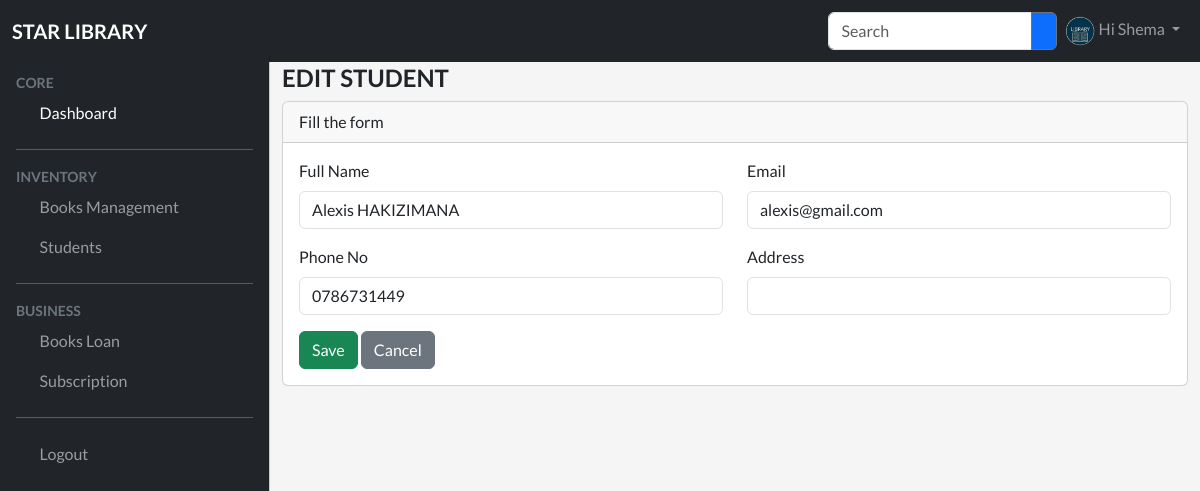
Screenshot of /students/edit.php?id=7 (signed in) with the database file from the repository.
### tables this page shows
CREATE TABLE `students` (
  `id` int(11) NOT NULL,
  `name` varchar(255) DEFAULT NULL,
  `phone_no` varchar(15) DEFAULT NULL,
  `email` varchar(255) DEFAULT NULL,
  `address` text DEFAULT NULL,
  `status` tinyint(1) NOT NULL DEFAULT 1,
  `created_at` timestamp NOT NULL DEFAULT current_timestamp(),
  `updated_at` timestamp NULL DEFAULT NULL
);

### models/student.php (called while the page is built, shortened)
<?php
function getStudentById($conn, $id)
{
    $sql = "select * from students where id = $id";
    $result = $conn->query($sql);
    return $result;
}

### students/edit.php (the view, shortened to what this page needs)
<?php
include_once(DIR_URL . "config/database.php");
include_once(DIR_URL . "models/student.php");
if (isset($_GET['id']) && $_GET['id'] > 0) {
    $student = getStudentById($conn, $_GET['id']);
    if ($student->num_rows > 0) {
        $student = mysqli_fetch_assoc($student);
    }
} else {
    header("LOCATION: " . BASE_URL . "books");
    exit;
}
?>
<?php
include_once(DIR_URL . "include/header.php");
include_once(DIR_URL . "include/topbar.php");
include_once(DIR_URL . "include/sidebar.php");
?>
<main class="mt-5 pt-3">
    <div class="container-fluid">
        <div class="row">
            <div class="col-md-12">
                <h4 class="fw-bold text-uppercase">Edit Student</h4>
            </div>
            <div class="col-md-12">
                <div class="card">
                    <div class="card-header">
                        Fill the form
                    </div>
                    <div class="card-body">
                        <form method="post" action="<?php echo BASE_URL ?>students/edit.php">
                            <div class="row">
                                <div class="col-md-6">
                                    <div class="mb-3">
                                        <label class="form-label">Full Name</label>
                                        <input type="text" class="form-control" name="name" value="<?php echo $student['name'] ?>" />
                                    </div>
                                </div>
                                <div class="col-md-6">
                                    <div class="mb-3">
                                        <label class="form-label">Email</label>
                                        <input type="email" class="form-control" name="email" value="<?php echo $student['email'] ?>" />
                                    </div>
                                </div>
                                <div class="col-md-6">
                                    <div class="mb-3">
                                        <label class="form-label">Phone No</label>
                                        <input type="text" class="form-control" name="phone_no" value="<?php echo $student['phone_no'] ?>" />
                                    </div>
                                </div>
                                <div class="col-md-6">
                                    <div class="mb-3">
                                        <label class="form-label">Address</label>
                                        <input type="text" class="form-control" name="address" value="<?php echo $student['address'] ?>" />
                                    </div>
                                </div>
                                <div class="col-md-12">
                                    <button type="submit" name="submit" class="btn btn-success">
                                        Save
                                    </button>
                                    <a href="<?php echo BASE_URL ?>students" class="btn btn-secondary">
                                        Cancel
                                    </a>
                                </div>
                            </div>
                        </form>
                    </div>
                </div>
            </div>
        </div>
    </div>
</main>
<?php include_once(DIR_URL . "include/footer.php") ?>

### assets/css/style.css (style rules this page uses)
body { font-family: "Lato", sans-serif; background-color: #f5f5f5; height: 100vh; }
:root { --offcanvas-width: 270px; --topNavbarHeight: 56px; }
@media (min-width: 992px) { body { overflow: auto !important; } }
@media (min-width: 992px) { main { margin-left: var(--offcanvas-width); } }

### rows the page displays
students: name "Alexis HAKIZIMANA", email "alexis@gmail.com", phone_no "0786731449"

### other values shown
$_SESSION['user']['name'] "Shema"
